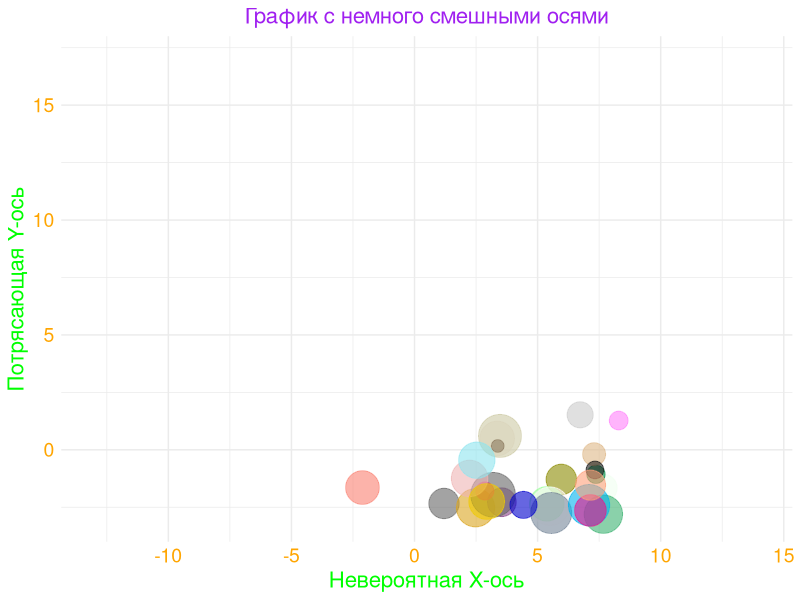

Write the R code that produced this figure.
library(ggplot2)
library(dplyr)
library(ggthemes)
library(scales)

generate_random_data <- function(n = 100) {
  x <- rnorm(n, mean = 5, sd = 2)
  y <- rnorm(n, mean = -5, sd = 3)
  data.frame(x = x, y = y)
}

generate_random_colors <- function(n = 100) {
  colors <- sample(colors(), n, replace = TRUE)
  return(colors)
}

generate_random_size <- function(n = 100) {
  sizes <- runif(n, 1, 5)
  return(sizes)
}

set_random_axes_limits <- function() {
  xlim <- c(sample(-20:0, 1), sample(0:20, 1))
  ylim <- c(sample(-20:0, 1), sample(0:20, 1))
  return(list(xlim = xlim, ylim = ylim))
}

create_funny_plot <- function(n = 100) {
  data <- generate_random_data(n)
  colors <- generate_random_colors(n)
  sizes <- generate_random_size(n)
  axes_limits <- set_random_axes_limits()
  
  ggplot(data, aes(x = x, y = y)) +
    geom_point(aes(color = colors, size = sizes), alpha = 0.6) +
    scale_color_identity() +
    scale_size_continuous(range = c(1, 15)) +
    xlim(axes_limits$xlim) + ylim(axes_limits$ylim) +
    theme_minimal() +
    theme(
      plot.title = element_text(hjust = 0.5, size = 16, color = "purple"),
      axis.text = element_text(size = 14, color = "orange"),
      axis.title = element_text(size = 16, color = "green")
    ) +
    labs(
      title = "График с немного смешными осями",
      x = "Невероятная X-ось",
      y = "Потрясающая Y-ось"
    ) +
    theme(legend.position = "none") +
    annotate("text", x = -15, y = 10, label = "Это не график\nЭто шедевр и он прекрасен!", size = 6, color = "red") +
    annotate("segment", x = -10, xend = 15, y = 5, yend = 5, color = "blue", size = 2) +
    annotate("segment", x = 0, xend = 0, y = -10, yend = 10, color = "yellow", size = 2)
}

main <- function() {
  create_funny_plot(100)
}

main()

